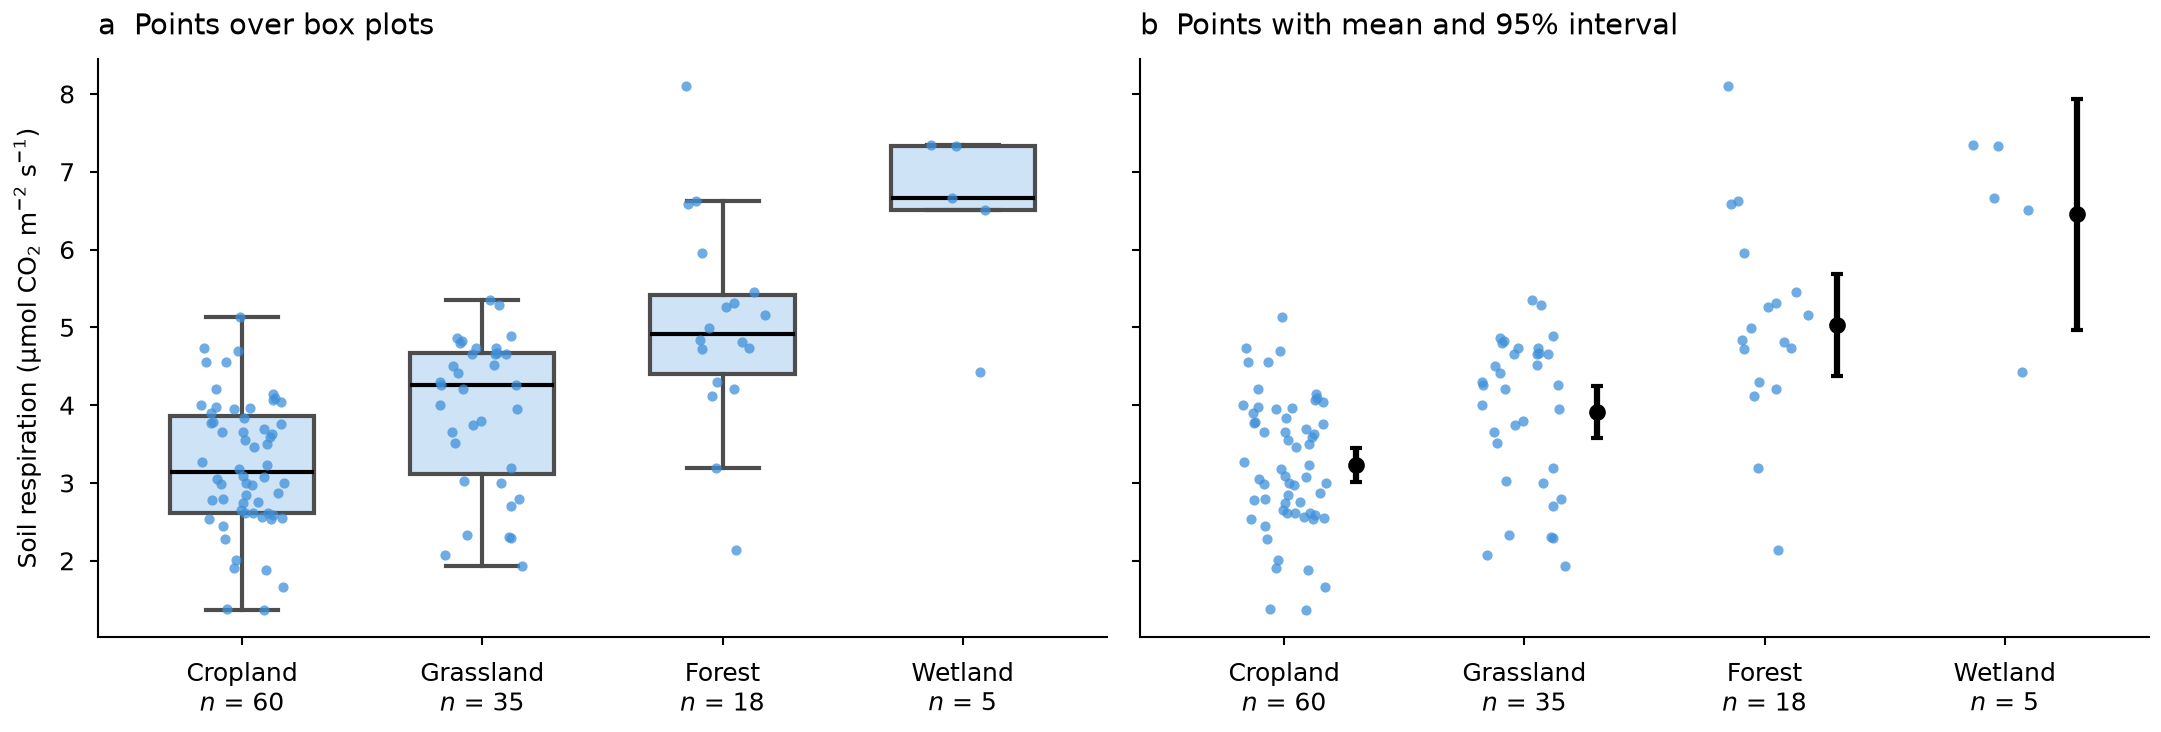

Generate this figure with Python:
"""Strip plot: every observation as a point, spread sideways within its category.
Synthetic data. Writes snippet.png next to this file.
"""

import os
from pathlib import Path

import matplotlib.pyplot as plt
import numpy as np
from matplotlib.colors import to_rgba

MM = 1 / 25.4
STYLE_DIR = Path(__file__).resolve().parent / "../../../styles"
# name: (sample size, mean, standard deviation) of soil respiration (µmol CO₂ m⁻² s⁻¹)
GROUPS = {
    "Cropland": (60, 3.1, 0.9),
    "Grassland": (35, 4.0, 1.1),
    "Forest": (18, 5.2, 1.4),
    "Wetland": (5, 6.0, 1.0),
}
POINT_COLOR = "C0"
JITTER = 0.18  # half-width of the sideways spread, in category units
BOX_WIDTH = 0.6


def samples(rng):
    return {name: rng.normal(mean, sd, n) for name, (n, mean, sd) in GROUPS.items()}


def strip(ax, data, rng):
    """Points at their value, shifted sideways at random so equal values do not overlap."""
    for position, values in enumerate(data.values()):
        x = position + rng.uniform(-JITTER, JITTER, len(values))
        ax.scatter(x, values, s=6, color=POINT_COLOR, alpha=0.75, linewidths=0,
                   zorder=3)


def boxes(ax, data):
    ax.boxplot(list(data.values()), positions=range(len(data)), widths=BOX_WIDTH,
               showfliers=False,
               patch_artist=True,
               boxprops={"facecolor": to_rgba(POINT_COLOR, 0.25), "edgecolor": "0.3"},
               whiskerprops={"color": "0.3"},
               capprops={"color": "0.3"},
               medianprops={"color": "black"})


def t975(df, z=1.959964):
    """97.5 % quantile of Student's t (Cornish-Fisher series); within 0.1 % for df >= 4."""
    return (z + (z**3 + z) / (4 * df)
            + (5 * z**5 + 16 * z**3 + 3 * z) / (96 * df**2)
            + (3 * z**7 + 19 * z**5 + 17 * z**3 - 15 * z) / (384 * df**3)
            + (79 * z**9 + 776 * z**7 + 1482 * z**5 - 1920 * z**3 - 945 * z)
            / (92160 * df**4))


def mean_interval(ax, data):
    """Mean and t-based 95 % interval, drawn beside the points."""
    for position, values in enumerate(data.values()):
        mean = values.mean()
        half = t975(len(values) - 1) * values.std(ddof=1) / np.sqrt(len(values))
        x = position + JITTER + 0.12
        ax.errorbar(x, mean, yerr=half, fmt="o", color="black", ms=3,
                    capsize=1.5, zorder=4)


def format_axes(ax, data):
    labels = [f"{name}\n$n$ = {len(values)}" for name, values in data.items()]
    ax.set_xticks(range(len(data)), labels=labels)
    ax.set_xlim(-0.6, len(data) - 0.4)
    ax.set_ylabel("Soil respiration (µmol CO$_2$ m$^{-2}$ s$^{-1}$)")


def main():
    rng = np.random.default_rng(12)
    data = samples(rng)
    default = STYLE_DIR / "default.mplstyle"
    sheets = [default] if default.is_file() else []
    if selected := os.environ.get("CEDALION_STYLE"):
        sheet = Path(selected).expanduser()
        sheets.append(sheet if sheet.is_file() else STYLE_DIR / (selected.removesuffix(".mplstyle") + ".mplstyle"))
    width_mm = float(os.environ.get("CEDALION_WIDTH_MM", 183))
    with plt.style.context(sheets):
        fig, axes = plt.subplots(1, 2, figsize=(width_mm * MM, 62 * MM), layout="constrained",
                                 sharey=True)
        boxes(axes[0], data)
        strip(axes[0], data, np.random.default_rng(1))
        strip(axes[1], data, np.random.default_rng(1))  # same jitter in both panels
        mean_interval(axes[1], data)
        for ax in axes:
            format_axes(ax, data)
        axes[1].set_ylabel("")
        axes[0].set_title("a  Points over box plots", loc="left")
        axes[1].set_title("b  Points with mean and 95% interval", loc="left")
        fig.savefig(os.environ.get("CEDALION_SNIPPET_PNG", Path(__file__).with_name("snippet.png")), dpi=300)
        plt.close(fig)


if __name__ == "__main__":
    main()
